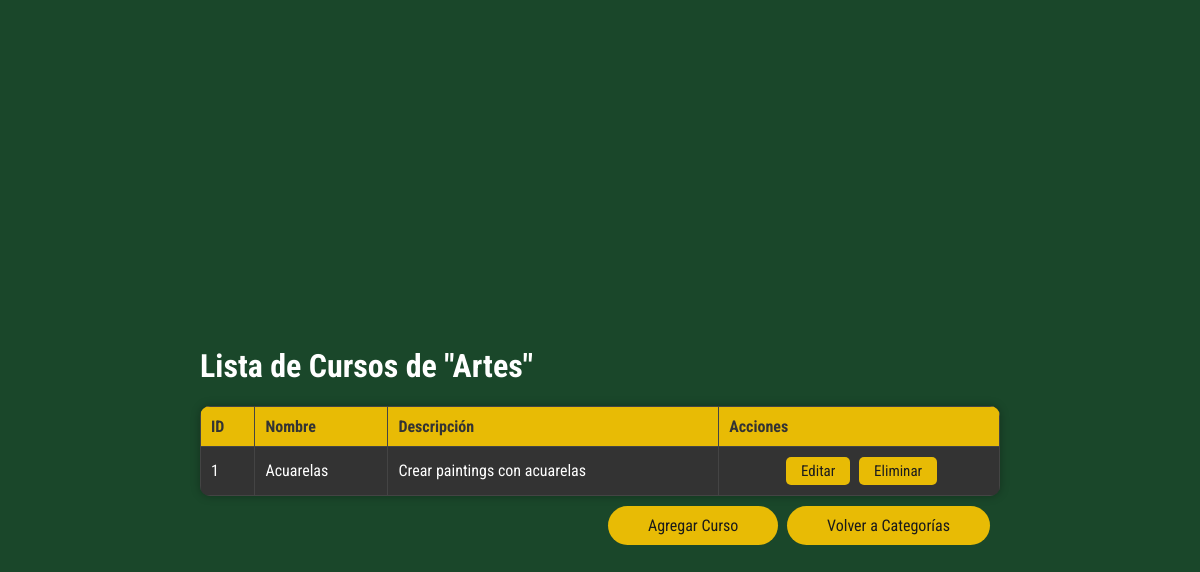
The app's page /cursos/1, older data.
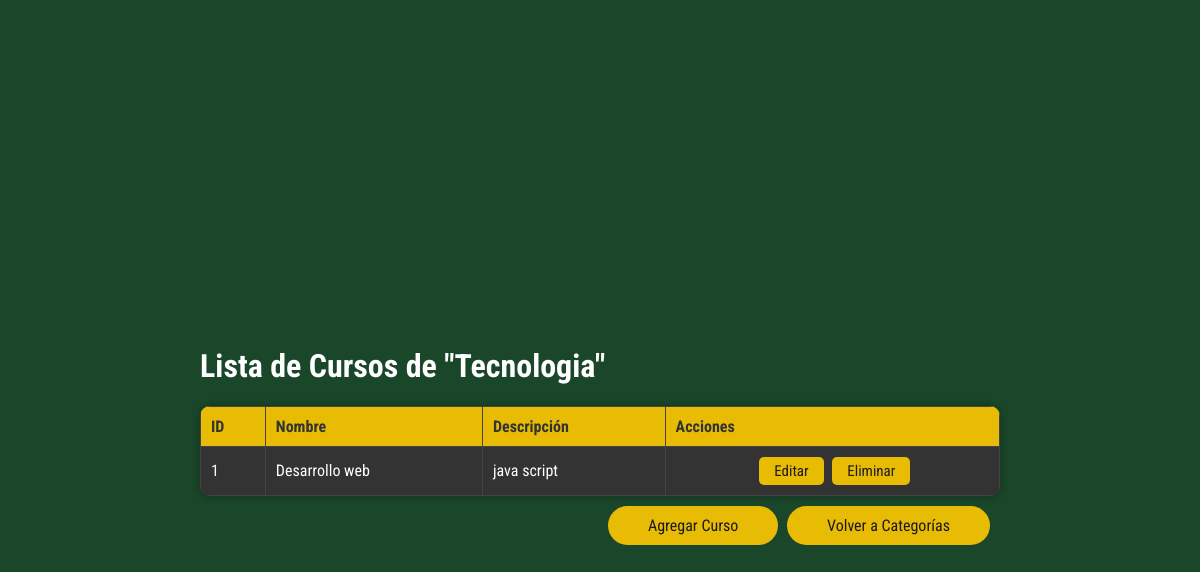
The same page, newer data.
### tables this page shows
CREATE TABLE Categoria (
    id_categoria INTEGER PRIMARY KEY AUTOINCREMENT,
    nombre VARCHAR(100) NOT NULL
);

CREATE TABLE Curso (
    id_curso INTEGER PRIMARY KEY AUTOINCREMENT,
    nombre_curso VARCHAR(200) NOT NULL,
    descripcion TEXT NOT NULL,
    id_categoria INTEGER,
    FOREIGN KEY(id_categoria) REFERENCES Categoria(id_categoria) ON DELETE RESTRICT
);

### app/views_P.py (the view)
@app.route('/cursos/<int:id_categoria>')
def cursos(id_categoria):
    conn = get_db()
    cursor = conn.execute('SELECT nombre FROM Categoria WHERE id_categoria = ?', (id_categoria,))
    categoria = cursor.fetchone()
    cursor = conn.execute('SELECT * FROM Curso WHERE id_categoria = ?', (id_categoria,))
    cursos = cursor.fetchall()
    conn.close()
    if categoria:
        nombre_categoria = categoria['nombre']
    else:
        nombre_categoria = 'Categoría no encontrada'
    return render_template('cursos.html', cursos=cursos, id_categoria=id_categoria, nombre_categoria=nombre_categoria)

### app/views_P.py (called while the page is built)
def get_db():
    db = getattr(g, '_database', None)
    if db is None:
        db = g._database = sqlite3.connect(DATABASE)
        db.row_factory = sqlite3.Row
        db.execute("PRAGMA foreign_keys = ON;")
        db.commit()
    return db

@app.teardown_appcontext
def close_connection(exception):
    db = getattr(g, '_database', None)
    if db is not None:
        db.close()

### app/templates/cursos.html (shortened to what this page needs)
<!DOCTYPE html>
<html lang="es">
<head>
    <link rel="stylesheet" href="{{ url_for('static', filename='styles.css') }}">
</head>
<body>
    <div class="categorias-container">
        <h1>Lista de Cursos de "{{ nombre_categoria }}"</h1>
        {% if cursos %}
        <table>
            <tr>
                <th>ID</th>
                <th>Nombre</th>
                <th>Descripción</th>
                <th>Acciones</th>
            </tr>
            {% for curso in cursos %}
            <tr>
                <td>{{ curso.id_curso }}</td>
                <td>{{ curso.nombre_curso }}</td>
                <td>{{ curso.descripcion }}</td>
                <td class="acciones">
                    <a href="{{ url_for('edit_curso', id_curso=curso.id_curso) }}" class="button">Editar</a>
                    <form action="{{ url_for('delete_curso', id_curso=curso.id_curso) }}" method="post" style="display:inline;">
                        <button type="submit" class="button" onclick="return confirm('¿Estás seguro de que quieres eliminar este curso?');">Eliminar</button>
                    </form>
                </td>
            </tr>
            {% endfor %}
        </table>
        {% else %}
        <p>No hay cursos disponibles para esta categoría.</p>
        {% endif %}
        <div class="button-container">
            <a href="{{ url_for('add_curso', id_categoria=id_categoria) }}" class="button button-add">Agregar Curso</a>
            <a href="{{ url_for('categorias') }}" class="button button-back">Volver a Categorías</a>
        </div>
    </div>
</body>
</html>

Row changes from the older to the newer data that the page shows:
changed Categoria: nombre "Artes" → "Tecnologia"
changed Curso id 1: nombre_curso "Acuarelas" → "Desarrollo web"; descripcion "Crear paintings con acuarelas" → "java script"
